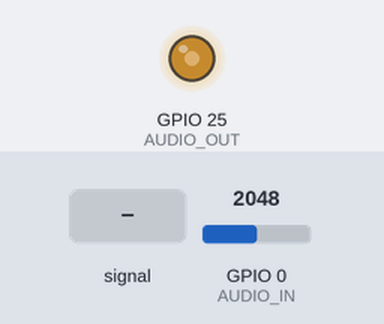
This sketch was run on a simulated ESP32. On the bench: output pins drawn as LEDs (lit = HIGH). The inputs (shaded band) are chosen by the test bench; at power-on: GPIO 0 (AUDIO_IN) = 2048.

Above: at 1.2 s.
1.3 s: GPIO 0 (AUDIO_IN) fed a 200 Hz sine of ±1023 counts around its level
4.3 s: GPIO 0 (AUDIO_IN) fed a 1000 Hz sine of ±1023 counts around its level
Timing chart, 0 to 4.5 s (numbered marks = the images above; inputs shaded):
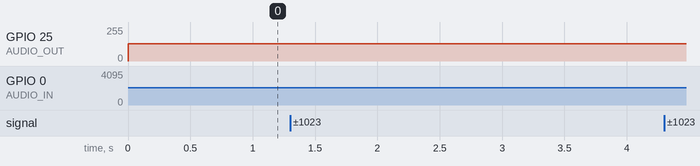

The sketch:

nice_bandpass.ino
```cpp
#include <driver/dac.h>

// Define the analog input pins
#define AUDIO_IN 0 // Audio input pin
#define FREQ_IN 1 // Frequency adjustment pin
#define QUANT_IN 2 // Frequency quantization pin
#define Q_IN 3 // Q factor adjustment pin

// Define the DAC output pin
#define AUDIO_OUT 25 // Audio output pin
//#define AUDIO_OUT DAC_CH1 // Audio output pin

// Define the sample rate and the filter parameters
#define SAMPLE_RATE 10000 // Sample rate in Hz
#define SEMITONE 1.0594630943592953 // Ratio of a semitone
#define MIN_FREQ 20 // Minimum frequency in Hz
#define MAX_FREQ 2000 // Maximum frequency in Hz
#define MIN_Q 0.5 // Minimum Q factor
#define MAX_Q 10 // Maximum Q factor

// Define the filter coefficients
float b0, b1, b2, a1, a2; // Filter coefficients
//float filter_x1, filter_x2, filter_y1, filter_y2; // Filter states
float filter_x1 = 0 ;
float filter_x2 = 0 ;
float filter_y1 = 0 ;
float filter_y2 = 0 ;

// Define the timer number and the timer interval
#define TIMER_NUM 0 // Timer number (0-3)
#define TIMER_INTERVAL 0.1 // Timer interval in milliseconds


float fmap(float x, float in_min, float in_max, float out_min, float out_max) {
  return (x - in_min) * (out_max - out_min) / (in_max - in_min) + out_min;
}

// Initialize the filter
void initFilter() {
  // Reset the filter states
  filter_x1 = filter_x2 = filter_y1 = filter_y2 = 0;
  // Update the filter coefficients
  updateFilter();
}

// Update the filter coefficients
void updateFilter() {
  // Read the analog input values
  int freqVal = analogRead(FREQ_IN); // Frequency value (0-4095)
  int quantVal = analogRead(QUANT_IN); // Quantization value (0-4095)
  int qVal = analogRead(Q_IN); // Q factor value (0-4095)

  // Map the analog values to the filter parameters
  float freq = fmap(freqVal, 0, 4095, MIN_FREQ, MAX_FREQ); // Frequency in Hz
  float quant = fmap(quantVal, 0, 4095, 0, 12); // Quantization in semitones
  float Q = fmap(qVal, 0, 4095, MIN_Q, MAX_Q); // Q factor

  // Quantize the frequency to the nearest semitone
  freq = pow(SEMITONE, round(log(freq / MIN_FREQ) / log(SEMITONE))) * MIN_FREQ;

  // Calculate the filter coefficients using the bilinear transform
  // Reference: [Arduino Tutorial: Simple High-pass, Band-pass and Band-stop Filtering](https://www.arduino.cc/reference/en/libraries/esp32timerinterrupt/)
  float omega = 2 * PI * freq / SAMPLE_RATE; // Angular frequency
  float alpha = sin(omega) / (2 * Q); // Alpha parameter
  float cosw = cos(omega); // Cosine of omega
  float norm = 1.0f / (1.0f + alpha); // Normalization factor
  b0 = alpha * norm; // B0 coefficient
  b1 = 0; // B1 coefficient
  b2 = -alpha * norm; // B2 coefficient
  a1 = -2.0f * cosw * norm; // A1 coefficient
  a2 = (1.0f - alpha) * norm; // A2 coefficient
}

// Process the audio input and output the filtered signal
void processAudio() {
  // Read the audio input value
  int raw_x = analogRead(AUDIO_IN); // Audio input value (0-4095)
  float x0 = (raw_x - 2048) / 2048.0f; // Center signal

  // Apply the filter equation
  // y[n] = b0 * x[n] + b1 * x[n-1] + b2 * x[n-2] - a1 * y[n-1] - a2 * y[n-2]
  float y0 = b0 * x0 + b1 * filter_x1 + b2 * filter_x2 - a1 * filter_y1 - a2 * filter_y2; // Filter output value

  // Update the filter states
  filter_x2 = filter_x1; // Shift x[n-1] to x[n-2]
  filter_x1 = x0; // Shift x[n] to x[n-1]
  filter_y2 = filter_y1; // Shift y[n-1] to y[n-2]
  filter_y1 = y0; // Shift y[n] to y[n-1]

  // Map the filter output value to the DAC range
  int y = (int)constrain(y0 * 127.0f + 128.0f, 0, 255); // DAC output value (0-255)

  // Write the DAC output value
  dacWrite(AUDIO_OUT, y); // Write to the DAC pin
//  dac_output_voltage(AUDIO_OUT, y);

}

// Timer interrupt handler
void IRAM_ATTR onTimer() {
  // Process the audio input and output the filtered signal
  processAudio();
}
hw_timer_t *My_timer = NULL;

// Setup function
void setup() {
  // Initialize the filter
  initFilter();
  // Initialize the timer
  My_timer = timerBegin(TIMER_NUM, 80, true); // Timer number, prescaler (80MHz / 80 = 1MHz), count up
  timerAttachInterrupt(My_timer, &onTimer, true); // Timer struct, interrupt handler, edge triggered
  timerAlarmWrite(My_timer, TIMER_INTERVAL * 1000, true); // Timer struct, alarm value in microseconds, repeat
  timerAlarmEnable(My_timer); // Enable the timer
}

// Loop function
void loop() {
  // Update the filter coefficients
  updateFilter();
  // Do nothing else
}
```
